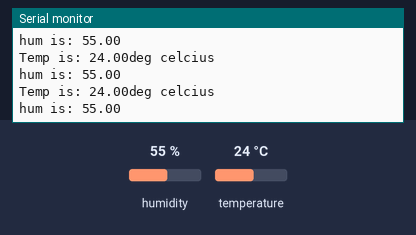
Bench run of a sketch on a simulated Arduino Uno, built with avr-gcc and run on an emulated ATmega328P. Parts: the last lines printed to the serial monitor. The test bench sets the inputs (shaded band); at power-on: humidity 55 %, temperature 24 °C.

Above: at 2.8 s.
2.9 s: humidity set to 22 %
At 5.5 s:
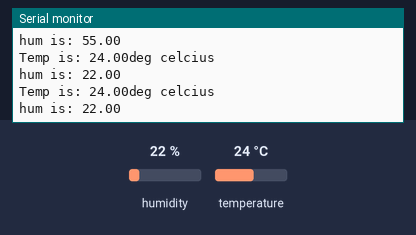
5.6 s: temperature set to 12 °C
At 6.5 s:
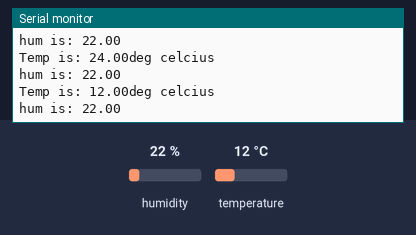
8.3 s: humidity set to 40 %
At 11.0 s:
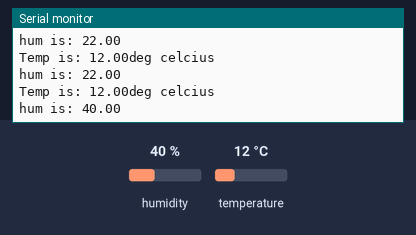
Timing chart, 0 to 12.5 s (numbered marks = the images above; inputs shaded):
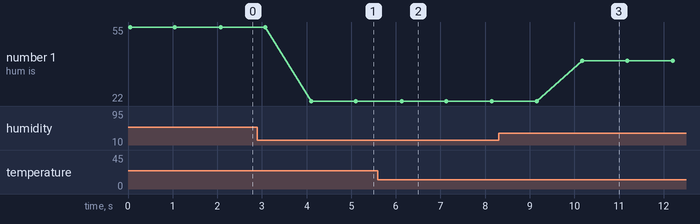

The sketch:

temp2.ino
```cpp
#include <DHT.h>
#define DHTPIN 7
#define DHTTYPE DHT11
DHT dht(DHTPIN,DHTTYPE);

float temp;
float hum;
void setup(){
  Serial.begin(9600);
  dht.begin();
}
void loop(){
  temp=dht.readTemperature();
  hum=dht.readHumidity();
Serial.print("Temp is: ");
Serial.print(temp);
Serial.println("deg celcius");
Serial.print("hum is: ");
Serial.println(hum);
delay(1000);
}
```

Measured:
- after the input at 2.9 s, the serial monitor: prints a new line after 1.2 s (image 1)
- after the input at 5.6 s, the serial monitor: prints a new line after 0.50 s (image 2)
- after the input at 8.3 s, the serial monitor: prints a new line after 1.9 s (image 3)
- plotted number 1: 55 → 22 after the input at 2.9 s, 22 → 40 after the input at 8.3 s
